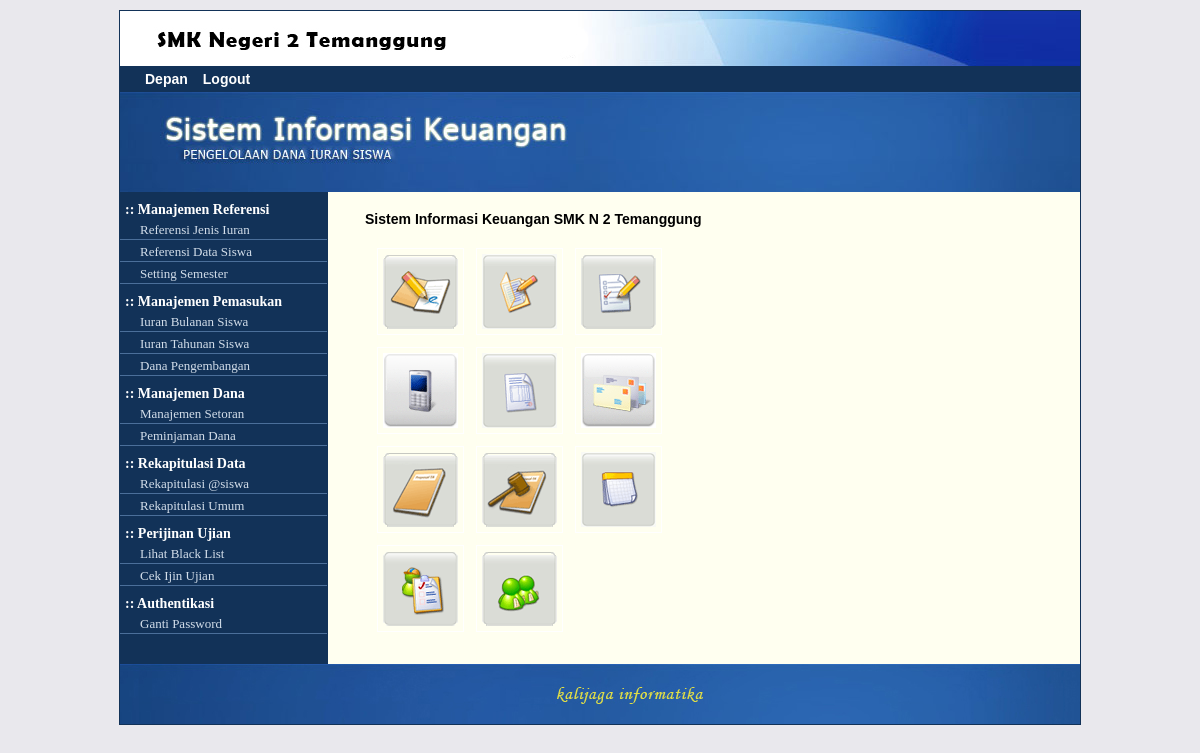
Page /pages/ (signed in) on the committed database.
### tables this page shows
CREATE TABLE `pub_menu` (
  `idMenu` int(11) NOT NULL AUTO_INCREMENT,
  `namaMenu` varchar(64) NOT NULL,
  `groupMenu` int(11) NOT NULL,
  PRIMARY KEY (`idMenu`,`namaMenu`),
  UNIQUE KEY `idMenu` (`idMenu`),
  KEY `FK_pub_menu` (`groupMenu`),
  CONSTRAINT `FK_pub_menu` FOREIGN KEY (`groupMenu`) REFERENCES `pub_group` (`idGroup`) ON DELETE CASCADE ON UPDATE CASCADE
);

CREATE TABLE `pub_submenu` (
  `idSubMenu` int(11) NOT NULL AUTO_INCREMENT,
  `namaSubMenu` varchar(60) NOT NULL,
  `idMenuParent` int(11) NOT NULL,
  `idSubMenuModul` int(11) DEFAULT NULL,
  `subMenuGroup` int(11) DEFAULT NULL,
  PRIMARY KEY (`idSubMenu`,`namaSubMenu`),
  UNIQUE KEY `idSubMenu` (`idSubMenu`),
  KEY `FK_pub_submenu` (`subMenuGroup`),
  KEY `FK_module_submenu` (`idSubMenuModul`),
  CONSTRAINT `FK_module_submenu` FOREIGN KEY (`idSubMenuModul`) REFERENCES `pub_module` (`idModule`) ON DELETE CASCADE ON UPDATE CASCADE,
  CONSTRAINT `FK_pub_submenu` FOREIGN KEY (`subMenuGroup`) REFERENCES `pub_group` (`idGroup`) ON DELETE CASCADE ON UPDATE CASCADE
);

### class/enkripsi.class.php (called while the page is built, shortened)
<?
require_once('../lib/AES/AES.class.php');
class Enkripsi{
	function paramEncrypt($x){
	   $Cipher = new AES();
	   $key_128bit = '2b7e151628aed2a6abf7158809cf4f3c';
		$n = ceil(strlen($x)/16);
	   $encrypt = "";
	   for ($i=0; $i<=$n-1; $i++){
	      $cryptext = $Cipher->encrypt($Cipher->stringToHex(substr($x, $i*16, 16)), $key_128bit);
		   $encrypt .= $cryptext;
	   }
	   return $encrypt;
	}
}
?>

### lib/AES/AES.class.php (called while the page is built, shortened)
<?php
class AES {
	private $number_of_rounds;
	private $block_size;
	private $key_size;
	private $s_box;
	private $s_box_inverted;
	private $round_constants;
	private $log;
	private $exp;
	private $state;
	public function __construct($strength=self::AES128) {
		switch($strength) {
			case self::AES128:
			default:
				$this->key_size = 4;
				$this->block_size = 4;
				$this->number_of_rounds = 10;
				break;
		}
		$this->state = array();
	}
	private function createSBox() {
		$this->s_box = array(
		0x63, 0x7C, 0x77, 0x7B, 0xF2, 0x6B, 0x6F, 0xC5, 0x30, 0x01, 0x67, 0x2B, 0xFE, 0xD7, 0xAB, 0x76,
		0xCA, 0x82, 0xC9, 0x7D, 0xFA, 0x59, 0x47, 0xF0, 0xAD, 0xD4, 0xA2, 0xAF, 0x9C, 0xA4, 0x72, 0xC0,
		0xB7, 0xFD, 0x93, 0x26, 0x36, 0x3F, 0xF7, 0xCC, 0x34, 0xA5, 0xE5, 0xF1, 0x71, 0xD8, 0x31, 0x15,
		0x04, 0xC7, 0x23, 0xC3, 0x18, 0x96, 0x05, 0x9A, 0x07, 0x12, 0x80, 0xE2, 0xEB, 0x27, 0xB2, 0x75,
		0x09, 0x83, 0x2C, 0x1A, 0x1B, 0x6E, 0x5A, 0xA0, 0x52, 0x3B, 0xD6, 0xB3, 0x29, 0xE3, 0x2F, 0x84,
		0x53, 0xD1, 0x00, 0xED, 0x20, 0xFC, 0xB1, 0x5B, 0x6A, 0xCB, 0xBE, 0x39, 0x4A, 0x4C, 0x58, 0xCF,
		0xD0, 0xEF, 0xAA, 0xFB, 0x43, 0x4D, 0x33, 0x85, 0x45, 0xF9, 0x02, 0x7F, 0x50, 0x3C, 0x9F, 0xA8,
		0x51, 0xA3, 0x40, 0x8F, 0x92, 0x9D, 0x38, 0xF5, 0xBC, 0xB6, 0xDA, 0x21, 0x10, 0xFF, 0xF3, 0xD2,
		0xCD, 0x0C, 0x13, 0xEC, 0x5F, 0x97, 0x44, 0x17, 0xC4, 0xA7, 0x7E, 0x3D, 0x64, 0x5D, 0x19, 0x73,
		0x60, 0x81, 0x4F, 0xDC, 0x22, 0x2A, 0x90, 0x88, 0x46, 0xEE, 0xB8, 0x14, 0xDE, 0x5E, 0x0B, 0xDB,
		0xE0, 0x32, 0x3A, 0x0A, 0x49, 0x06, 0x24, 0x5C, 0xC2, 0xD3, 0xAC, 0x62, 0x91, 0x95, 0xE4, 0x79,
		0xE7, 0xC8, 0x37, 0x6D, 0x8D, 0xD5, 0x4E, 0xA9, 0x6C, 0x56, 0xF4, 0xEA, 0x65, 0x7A, 0xAE, 0x08,
		0xBA, 0x78, 0x25, 0x2E, 0x1C, 0xA6, 0xB4, 0xC6, 0xE8, 0xDD, 0x74, 0x1F, 0x4B, 0xBD, 0x8B, 0x8A,
		0x70, 0x3E, 0xB5, 0x66, 0x48, 0x03, 0xF6, 0x0E, 0x61, 0x35, 0x57, 0xB9, 0x86, 0xC1, 0x1D, 0x9E,
		0xE1, 0xF8, 0x98, 0x11, 0x69, 0xD9, 0x8E, 0x94, 0x9B, 0x1E, 0x87, 0xE9, 0xCE, 0x55, 0x28, 0xDF,
		0x8C, 0xA1, 0x89, 0x0D, 0xBF, 0xE6, 0x42, 0x68, 0x41, 0x99, 0x2D, 0x0F, 0xB0, 0x54, 0xBB, 0x16);
	}
	private function createInvertedSBox() {
		$this->s_box_inverted = array(
		0x52, 0x09, 0x6A, 0xD5, 0x30, 0x36, 0xA5, 0x38, 0xBF, 0x40, 0xA3, 0x9E, 0x81, 0xF3, 0xD7, 0xFB,
		0x7C, 0xE3, 0x39, 0x82, 0x9B, 0x2F, 0xFF, 0x87, 0x34, 0x8E, 0x43, 0x44, 0xC4, 0xDE, 0xE9, 0xCB,
		0x54, 0x7B, 0x94, 0x32, 0xA6, 0xC2, 0x23, 0x3D, 0xEE, 0x4C, 0x95, 0x0B, 0x42, 0xFA, 0xC3, 0x4E,
		0x08, 0x2E, 0xA1, 0x66, 0x28, 0xD9, 0x24, 0xB2, 0x76, 0x5B, 0xA2, 0x49, 0x6D, 0x8B, 0xD1, 0x25,
		0x72, 0xF8, 0xF6, 0x64, 0x86, 0x68, 0x98, 0x16, 0xD4, 0xA4, 0x5C, 0xCC, 0x5D, 0x65, 0xB6, 0x92,
		0x6C, 0x70, 0x48, 0x50, 0xFD, 0xED, 0xB9, 0xDA, 0x5E, 0x15, 0x46, 0x57, 0xA7, 0x8D, 0x9D, 0x84,
		0x90, 0xD8, 0xAB, 0x00, 0x8C, 0xBC, 0xD3, 0x0A, 0xF7, 0xE4, 0x58, 0x05, 0xB8, 0xB3, 0x45, 0x06,
		0xD0, 0x2C, 0x1E, 0x8F, 0xCA, 0x3F, 0x0F, 0x02, 0xC1, 0xAF, 0xBD, 0x03, 0x01, 0x13, 0x8A, 0x6B,
		0x3A, 0x91, 0x11, 0x41, 0x4F, 0x67, 0xDC, 0xEA, 0x97, 0xF2, 0xCF, 0xCE, 0xF0, 0xB4, 0xE6, 0x73,
		0x96, 0xAC, 0x74, 0x22, 0xE7, 0xAD, 0x35, 0x85, 0xE2, 0xF9, 0x37, 0xE8, 0x1C, 0x75, 0xDF, 0x6E,
		0x47, 0xF1, 0x1A, 0x71, 0x1D, 0x29, 0xC5, 0x89, 0x6F, 0xB7, 0x62, 0x0E, 0xAA, 0x18, 0xBE, 0x1B,
		0xFC, 0x56, 0x3E, 0x4B, 0xC6, 0xD2, 0x79, 0x20, 0x9A, 0xDB, 0xC0, 0xFE, 0x78, 0xCD, 0x5A, 0xF4,
		0x1F, 0xDD, 0xA8, 0x33, 0x88, 0x07, 0xC7, 0x31, 0xB1, 0x12, 0x10, 0x59, 0x27, 0x80, 0xEC, 0x5F,
		0x60, 0x51, 0x7F, 0xA9, 0x19, 0xB5, 0x4A, 0x0D, 0x2D, 0xE5, 0x7A, 0x9F, 0x93, 0xC9, 0x9C, 0xEF,
		0xA0, 0xE0, 0x3B, 0x4D, 0xAE, 0x2A, 0xF5, 0xB0, 0xC8, 0xEB, 0xBB, 0x3C, 0x83, 0x53, 0x99, 0x61,
		0x17, 0x2B, 0x04, 0x7E, 0xBA, 0x77, 0xD6, 0x26, 0xE1, 0x69, 0x14, 0x63, 0x55, 0x21, 0x0C, 0x7D);
	}
	private function createRoundConstants() {
		$this->round_constants = array(
		0x01000000, 0x02000000, 0x04000000, 0x08000000, 0x10000000, 0x20000000, 0x40000000, 0x80000000,
		0x1B000000, 0x36000000, 0x6C000000, 0xD8000000, 0xAB000000, 0x4D000000, 0x9A000000, 0x2F000000,
		0x5E000000, 0xBC000000, 0x63000000, 0xC6000000, 0x97000000, 0x35000000, 0x6A000000, 0xD4000000,
		0xB3000000, 0x7D000000, 0xFA000000, 0xEF000000, 0xC5000000, 0x91000000);
	}
	private function createLogarithmicArray() {
		$this->log = array(
		0x00, 0xFF, 0xC8, 0x08, 0x91, 0x10, 0xD0, 0x36, 0x5A, 0x3E, 0xD8, 0x43, 0x99, 0x77, 0xFE, 0x18,
		0x23, 0x20, 0x07, 0x70, 0xA1, 0x6C, 0x0C, 0x7F, 0x62, 0x8B, 0x40, 0x46, 0xC7, 0x4B, 0xE0, 0x0E,
		0xEB, 0x16, 0xE8, 0xAD, 0xCF, 0xCD, 0x39, 0x53, 0x6A, 0x27, 0x35, 0x93, 0xD4, 0x4E, 0x48, 0xC3,
		0x2B, 0x79, 0x54, 0x28, 0x09, 0x78, 0x0F, 0x21, 0x90, 0x87, 0x14, 0x2A, 0xA9, 0x9C, 0xD6, 0x74,
		0xB4, 0x7C, 0xDE, 0xED, 0xB1, 0x86, 0x76, 0xA4, 0x98, 0xE2, 0x96, 0x8F, 0x02, 0x32, 0x1C, 0xC1,
		0x33, 0xEE, 0xEF, 0x81, 0xFD, 0x30, 0x5C, 0x13, 0x9D, 0x29, 0x17, 0xC4, 0x11, 0x44, 0x8C, 0x80,
		0xF3, 0x73, 0x42, 0x1E, 0x1D, 0xB5, 0xF0, 0x12, 0xD1, 0x5B, 0x41, 0xA2, 0xD7, 0x2C, 0xE9, 0xD5,
		0x59, 0xCB, 0x50, 0xA8, 0xDC, 0xFC, 0xF2, 0x56, 0x72, 0xA6, 0x65, 0x2F, 0x9F, 0x9B, 0x3D, 0xBA,
		0x7D, 0xC2, 0x45, 0x82, 0xA7, 0x57, 0xB6, 0xA3, 0x7A, 0x75, 0x4F, 0xAE, 0x3F, 0x37, 0x6D, 0x47,
		0x61, 0xBE, 0xAB, 0xD3, 0x5F, 0xB0, 0x58, 0xAF, 0xCA, 0x5E, 0xFA, 0x85, 0xE4, 0x4D, 0x8A, 0x05,
		0xFB, 0x60, 0xB7, 0x7B, 0xB8, 0x26, 0x4A, 0x67, 0xC6, 0x1A, 0xF8, 0x69, 0x25, 0xB3, 0xDB, 0xBD,
		0x66, 0xDD, 0xF1, 0xD2, 0xDF, 0x03, 0x8D, 0x34, 0xD9, 0x92, 0x0D, 0x63, 0x55, 0xAA, 0x49, 0xEC,
		0xBC, 0x95, 0x3C, 0x84, 0x0B, 0xF5, 0xE6, 0xE7, 0xE5, 0xAC, 0x7E, 0x6E, 0xB9, 0xF9, 0xDA, 0x8E,
		0x9A, 0xC9, 0x24, 0xE1, 0x0A, 0x15, 0x6B, 0x3A, 0xA0, 0x51, 0xF4, 0xEA, 0xB2, 0x97, 0x9E, 0x5D,
		0x22, 0x88, 0x94, 0xCE, 0x19, 0x01, 0x71, 0x4C, 0xA5, 0xE3, 0xC5, 0x31, 0xBB, 0xCC, 0x1F, 0x2D,
		0x3B, 0x52, 0x6F, 0xF6, 0x2E, 0x89, 0xF7, 0xC0, 0x68, 0x1B, 0x64, 0x04, 0x06, 0xBF, 0x83, 0x38);
	}
	private function createExpotecialArray() {
		$this->exp = array(
		0x01, 0xe5, 0x4c, 0xb5, 0xfb, 0x9f, 0xfc, 0x12, 0x03, 0x34, 0xd4, 0xc4, 0x16, 0xba, 0x1f, 0x36,
		0x05, 0x5c, 0x67, 0x57, 0x3a, 0xd5, 0x21, 0x5a, 0x0f, 0xe4, 0xa9, 0xf9, 0x4e, 0x64, 0x63, 0xee,
		0x11, 0x37, 0xe0, 0x10, 0xd2, 0xac, 0xa5, 0x29, 0x33, 0x59, 0x3b, 0x30, 0x6d, 0xef, 0xf4, 0x7b,
		0x55, 0xeb, 0x4d, 0x50, 0xb7, 0x2a, 0x07, 0x8d, 0xff, 0x26, 0xd7, 0xf0, 0xc2, 0x7e, 0x09, 0x8c,
		0x1a, 0x6a, 0x62, 0x0b, 0x5d, 0x82, 0x1b, 0x8f, 0x2e, 0xbe, 0xa6, 0x1d, 0xe7, 0x9d, 0x2d, 0x8a,
		0x72, 0xd9, 0xf1, 0x27, 0x32, 0xbc, 0x77, 0x85, 0x96, 0x70, 0x08, 0x69, 0x56, 0xdf, 0x99, 0x94,
		0xa1, 0x90, 0x18, 0xbb, 0xfa, 0x7a, 0xb0, 0xa7, 0xf8, 0xab, 0x28, 0xd6, 0x15, 0x8e, 0xcb, 0xf2,
		0x13, 0xe6, 0x78, 0x61, 0x3f, 0x89, 0x46, 0x0d, 0x35, 0x31, 0x88, 0xa3, 0x41, 0x80, 0xca, 0x17,
		0x5f, 0x53, 0x83, 0xfe, 0xc3, 0x9b, 0x45, 0x39, 0xe1, 0xf5, 0x9e, 0x19, 0x5e, 0xb6, 0xcf, 0x4b,
		0x38, 0x04, 0xb9, 0x2b, 0xe2, 0xc1, 0x4a, 0xdd, 0x48, 0x0c, 0xd0, 0x7d, 0x3d, 0x58, 0xde, 0x7c,
		0xd8, 0x14, 0x6b, 0x87, 0x47, 0xe8, 0x79, 0x84, 0x73, 0x3c, 0xbd, 0x92, 0xc9, 0x23, 0x8b, 0x97,
		0x95, 0x44, 0xdc, 0xad, 0x40, 0x65, 0x86, 0xa2, 0xa4, 0xcc, 0x7f, 0xec, 0xc0, 0xaf, 0x91, 0xfd,
		0xf7, 0x4f, 0x81, 0x2f, 0x5b, 0xea, 0xa8, 0x1c, 0x02, 0xd1, 0x98, 0x71, 0xed, 0x25, 0xe3, 0x24,
		0x06, 0x68, 0xb3, 0x93, 0x2c, 0x6f, 0x3e, 0x6c, 0x0a, 0xb8, 0xce, 0xae, 0x74, 0xb1, 0x42, 0xb4,
		0x1e, 0xd3, 0x49, 0xe9, 0x9c, 0xc8, 0xc6, 0xc7, 0x22, 0x6e, 0xdb, 0x20, 0xbf, 0x43, 0x51, 0x52,
		0x66, 0xb2, 0x76, 0x60, 0xda, 0xc5, 0xf3, 0xf6, 0xaa, 0xcd, 0x9a, 0xa0, 0x75, 0x54, 0x0e, 0x01);
	}
	public function encrypt($content, $key) {
		$expand_key = $this->keyExpansion($this->convertToWords($key));
		$this->state = $this->convertToWords($content);
		for ($round = 1; $round < $this->number_of_rounds; $round++) {
			$this->subBytes();
			$this->shiftRows();
			$this->mixColumns();
			$this->addRoundKey($this->createRoundKey($round, $expand_key));
		}
		return $this->convertToHexString();
	}
	private function subBytes() {
		for ($i=0; $i < $this->block_size; $i++) {
			$this->state[$i] = $this->subWord($this->state[$i]);
		}
	}
	private function shiftRows() {
		for ($i=1; $i < self::WORD_LENGTH; $i++) {
			$buffer = array();
			for ($j=$this->block_size-1; $j >= 0; $j--) {
				$pos = ($i + $j) % $this->block_size;
				$buffer[$j] = $this->getByteFromWord($this->state[$j], $i);
				$byte = isset($buffer[$pos]) ? $buffer[$pos] : $this->getByteFromWord($this->state[$pos], $i);
				$this->state[$j] = $this->putByteIntoWord( $byte, $this->state[$j], $i);
			}
		}
	}
	private function mixColumns() {
		$mul1 = array();
		$mul2 = array();
		$mul3 = array();
		for ($i=0; $i < $this->block_size; $i++) {
			for ($j = 0; $j < self::WORD_LENGTH; $j++) {
				$mul1[$j] = $this->getByteFromWord($this->state[$i], $j);
				$mul2[$j] = $this->galoisFieldMultiplication($mul1[$j], 0x02);
				$mul3[$j] = $mul2[$j] ^ $mul1[$j];
			}
			for ($j = 0; $j < self::WORD_LENGTH; $j++) {
				$byte = $mul2[$j] ^ $mul1[($j+3) % $this->block_size] ^ $mul1[($j+2) % $this->block_size] ^ $mul3[($j+1) % $this->block_size];
				$this->state[$i] = $this->putByteIntoWord( $byte, $this->state[$i], $j);
			}
		}
	}
	private function addRoundKey($key) {
		for ($i=0; $i < $this->block_size; $i++) {
			$this->state[$i] ^= $key[$i];
		}
	}
	private function keyExpansion($key) {
		$expanded_key = array();
		for ($i=0; $i<$this->key_size; $i++) {
			$expanded_key[$i] = $key[$i];
		}
		for ($i=$this->key_size; $i<$this->block_size * ($this->number_of_rounds + 1); $i++) {
			$temp = $expanded_key[$i - 1];
			if ($i % $this->key_size == 0)
				$temp = $this->subWord($this->rotWord($temp)) ^ $this->round_constants[$i / $this->key_size -1];
			else if ($this->key_size > 6 && $i % $this->key_size == 4)
				$temp = $this->subWord($temp);
			$expanded_key[$i] = $expanded_key[$i - $this->key_size] ^ $temp;
		}
		return $expanded_key;
	}
	private function createRoundKey($round, $key) {
		return array($key[self::WORD_LENGTH * $round], $key[self::WORD_LENGTH * $round + 1], $key[self::WORD_LENGTH * $round + 2], $key[self::WORD_LENGTH * $round + 3]);
	}
	private function galoisFieldMultiplication($number_a, $number_b) {
		$temp = $this->exp[($this->log[$number_a] + $this->log[$number_b]) % 0xFF];
		$result = $number_a ? ($number_b ? $temp : 0) : 0;
		return $result;
	}
	private function subWord($word, $invers=false) {
		if (!$invers)
			return 	$this->s_box[(( $word >> 24 ) & 0x000000FF)] << 24 |
					$this->s_box[(($word & 0x00FF0000) >> 16)] << 16 |
					$this->s_box[(($word & 0x0000FF00) >> 8 )] << 8 |
					$this->s_box[($word & 0x000000FF)];
		else
			return 	$this->s_box_inverted[(( $word >> 24 ) & 0x000000FF)] << 24 |
					$this->s_box_inverted[(($word & 0x00FF0000) >> 16)] << 16 |
					$this->s_box_inverted[(($word & 0x0000FF00) >> 8 )] << 8 |
					$this->s_box_inverted[($word & 0x000000FF)];
	}
	private function rotWord($word) {
		return (( $word << 8 ) & 0xFFFFFFFF ) | (( $word >> 24 ) & 0x000000FF);
	}
	private function getByteFromWord($word, $position) {
		switch ($position) {
			case 0:
				return ( $word >> 24 ) & 0x000000FF;
			case 1:
				return ($word & 0x00FF0000) >> 16;
			case 2:
				return ($word & 0x0000FF00) >> 8;
			case 3:
				return $word & 0x000000FF;
		}
	}
	private function putByteIntoWord($byte, $word, $position) {
		switch ($position) {
			case 0:
				return (($word & 0x00FFFFFF) | (($byte << 24) & 0xFF000000));
			case 1:
				return (($word & 0xFF00FFFF) | (($byte << 16) & 0x00FF0000));
			case 2:
				return (($word & 0xFFFF00FF) | (($byte << 8) & 0x0000FF00));
			case 3:
				return (($word & 0xFFFFFF00) | $byte);
		}
	}
	private function convertToWords($content) {
		$words = array();
		for ($i = 0; $i < strlen($content); $i+=2*$this->block_size){
			$words[$i/(2*$this->block_size)] = hexdec(substr($content, $i, 2*$this->block_size));
		}
		return $words;
	}
	private function convertToHexString() {
		$string = "";
		for ($i = 0; $i < $this->block_size; $i++) {
			$string .= $this->addZeros(dechex($this->state[$i]));
		}
		return $string;
	}
	public function stringToHex($str) {
		$hex="";
		$zeros = "";
		$len = 2 * self::WORD_LENGTH * $this->block_size;
		for ($i = 0; $i < strlen($str); $i++){
			$val = dechex(ord($str{$i}));
			$hex.=$val;
		}
		for ($i = 0; $i < $len - strlen($hex); $i++){
			$zeros .= '0';
		}
		return $hex.$zeros;
	}
	private function addZeros($word) {
		$len = 2*self::WORD_LENGTH - strlen($word);
		$zeros = "";
		for ($i=0; $i < $len; $i++)
			$zeros .= '0';
		return $zeros.$word;
	}
}
?>

### pages/menu.php (the view, shortened to what this page needs)
<?
	require_once("../class/enkripsi.class.php");
	if(!$_SESSION['user'] && !$_SESSON['group']){
		header("location:../index.php?message='Silahkan Login Terlebih Dahulu'");
	} else {
		$crypt = new Enkripsi;
		$queryMenu=mysql_query("SELECT idMenu, namaMenu, groupMenu FROM pub_menu WHERE groupMenu >='$_SESSION[group]' ORDER BY idMenu asc");
		while($menu=mysql_fetch_array($queryMenu)){
			echo "<div class='submenu'>:: ".$menu['namaMenu']."</div>";
			$querySubMenu=mysql_query("SELECT idSubMenu, namaSubMenu, idMenuParent, idSubMenuModul, subMenuGroup FROM pub_submenu WHERE subMenuGroup >= $_SESSION[group] AND idMenuParent = $menu[idMenu] ORDER BY idSubMenu asc");
			while($subMenu=mysql_fetch_array($querySubMenu)){
				$x='id='.$subMenu[idSubMenuModul];
				$url=$crypt->paramEncrypt($x);
				echo "<a href='index.php?".$url."'class=sheet>".$subMenu['namaSubMenu']."</a>";
			}
		}
	}
?>

### rows in the picture
pub_menu: namaMenu "Manajemen Referensi"
pub_submenu: namaSubMenu "Referensi Jenis Iuran"
pub_submenu: namaSubMenu "Referensi Data Siswa"
pub_submenu: namaSubMenu "Setting Semester"
pub_menu: namaMenu "Manajemen Pemasukan"
pub_submenu: namaSubMenu "Iuran Bulanan Siswa"
pub_submenu: namaSubMenu "Iuran Tahunan Siswa"
pub_submenu: namaSubMenu "Dana Pengembangan"
pub_menu: namaMenu "Manajemen Dana"
pub_submenu: namaSubMenu "Manajemen Setoran"
pub_submenu: namaSubMenu "Peminjaman Dana"
pub_menu: namaMenu "Rekapitulasi Data"
pub_submenu: namaSubMenu "Rekapitulasi @siswa"
pub_submenu: namaSubMenu "Rekapitulasi Umum"
pub_menu: namaMenu "Perijinan Ujian"
pub_submenu: namaSubMenu "Lihat Black List"
pub_submenu: namaSubMenu "Cek Ijin Ujian"
pub_menu: namaMenu "Authentikasi"
pub_submenu: namaSubMenu "Ganti Password"
